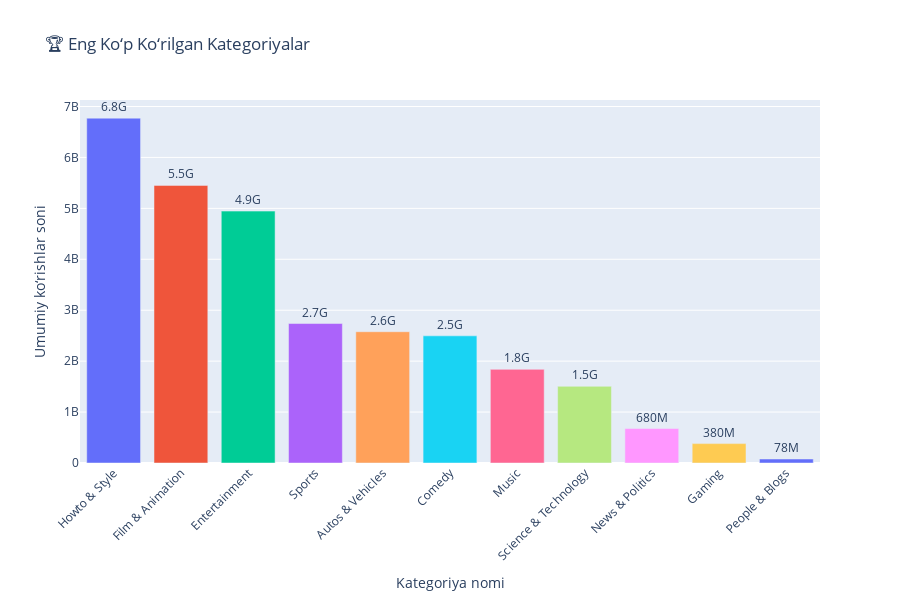

Notebook code for this chart:
### Markdown cell above
# 🏆 Eng ko‘p ko‘rilgan kategoriyalar

### Code cell
import pandas as pd
from sqlalchemy import create_engine
import plotly.express as px

# 🔗 SQL ulanish
engine = create_engine(
    "mssql+pyodbc://RASULBEK\\SQLEXPRESS/ProjectDB?driver=ODBC+Driver+17+for+SQL+Server&trusted_connection=yes"
)

# 🧠 So‘rov: kategoriya bo‘yicha umumiy ko‘rishlar
query = """
SELECT 
    [CategoryName],
    SUM(TRY_CAST([Views] AS BIGINT)) AS TotalViews
FROM ClusteringData
GROUP BY [CategoryName]
ORDER BY TotalViews DESC
"""

# 📥 Natijani o‘qish
df_category_views = pd.read_sql(query, engine)

print("🏆 Eng ko‘p ko‘rilgan kategoriyalar:")
print(df_category_views.head())

# 🎨 Grafik: Eng ko‘p ko‘rilgan kategoriyalar
fig = px.bar(
    df_category_views,
    x="CategoryName",
    y="TotalViews",
    title="🏆 Eng Ko‘p Ko‘rilgan Kategoriyalar",
    text="TotalViews",
    color="CategoryName"
)

# 🔧 Grafikni yaxshilaymiz
fig.update_traces(texttemplate='%{text:.2s}', textposition='outside')
fig.update_layout(
    xaxis_title="Kategoriya nomi",
    yaxis_title="Umumiy ko‘rishlar soni",
    xaxis_tickangle=-45,
    height=600,
    showlegend=False
)
fig.show()

### Figure 1 — Plotly figure (JSON) as saved in the notebook; plotly's stock layout.template omitted (floating-point values rounded to 4 significant figures)
{"data": [{"hovertemplate": "CategoryName=%{x}<br>TotalViews=%{text}<extra></extra>", "legendgroup": "Howto & Style", "marker": {"color": "#636efa", "pattern": {"shape": ""}}, "name": "Howto & Style", "orientation": "v", "showlegend": true, "text": [6771000000.0], "textposition": "outside", "texttemplate": "%{text:.2s}", "type": "bar", "x": ["Howto & Style"], "xaxis": "x", "y": [6771214617], "yaxis": "y"}, {"hovertemplate": "CategoryName=%{x}<br>TotalViews=%{text}<extra></extra>", "legendgroup": "Film & Animation", "marker": {"color": "#EF553B", "pattern": {"shape": ""}}, "name": "Film & Animation", "orientation": "v", "showlegend": true, "text": [5451000000.0], "textposition": "outside", "texttemplate": "%{text:.2s}", "type": "bar", "x": ["Film & Animation"], "xaxis": "x", "y": [5451074014], "yaxis": "y"}, {"hovertemplate": "CategoryName=%{x}<br>TotalViews=%{text}<extra></extra>", "legendgroup": "Entertainment", "marker": {"color": "#00cc96", "pattern": {"shape": ""}}, "name": "Entertainment", "orientation": "v", "showlegend": true, "text": [4946000000.0], "textposition": "outside", "texttemplate": "%{text:.2s}", "type": "bar", "x": ["Entertainment"], "xaxis": "x", "y": [4945823910], "yaxis": "y"}, {"hovertemplate": "CategoryName=%{x}<br>TotalViews=%{text}<extra></extra>", "legendgroup": "Sports", "marker": {"color": "#ab63fa", "pattern": {"shape": ""}}, "name": "Sports", "orientation": "v", "showlegend": true, "text": [2739000000.0], "textposition": "outside", "texttemplate": "%{text:.2s}", "type": "bar", "x": ["Sports"], "xaxis": "x", "y": [2738507218], "yaxis": "y"}, {"hovertemplate": "CategoryName=%{x}<br>TotalViews=%{text}<extra></extra>", "legendgroup": "Autos & Vehicles", "marker": {"color": "#FFA15A", "pattern": {"shape": ""}}, "name": "Autos & Vehicles", "orientation": "v", "showlegend": true, "text": [2578000000.0], "textposition": "outside", "texttemplate": "%{text:.2s}", "type": "bar", "x": ["Autos & Vehicles"], "xaxis": "x", "y": [2577726411], "yaxis": "y"}, {"hovertemplate": "CategoryName=%{x}<br>TotalViews=%{text}<extra></extra>", "legendgroup": "Comedy", "marker": {"color": "#19d3f3", "pattern": {"shape": ""}}, "name": "Comedy", "orientation": "v", "showlegend": true, "text": [2497000000.0], "textposition": "outside", "texttemplate": "%{text:.2s}", "type": "bar", "x": ["Comedy"], "xaxis": "x", "y": [2497111059], "yaxis": "y"}, {"hovertemplate": "CategoryName=%{x}<br>TotalViews=%{text}<extra></extra>", "legendgroup": "Music", "marker": {"color": "#FF6692", "pattern": {"shape": ""}}, "name": "Music", "orientation": "v", "showlegend": true, "text": [1839000000.0], "textposition": "outside", "texttemplate": "%{text:.2s}", "type": "bar", "x": ["Music"], "xaxis": "x", "y": [1838539671], "yaxis": "y"}, {"hovertemplate": "CategoryName=%{x}<br>TotalViews=%{text}<extra></extra>", "legendgroup": "Science & Technology", "marker": {"color": "#B6E880", "pattern": {"shape": ""}}, "name": "Science & Technology", "orientation": "v", "showlegend": true, "text": [1506000000.0], "textposition": "outside", "texttemplate": "%{text:.2s}", "type": "bar", "x": ["Science & Technology"], "xaxis": "x", "y": [1505852633], "yaxis": "y"}, {"hovertemplate": "CategoryName=%{x}<br>TotalViews=%{text}<extra></extra>", "legendgroup": "News & Politics", "marker": {"color": "#FF97FF", "pattern": {"shape": ""}}, "name": "News & Politics", "orientation": "v", "showlegend": true, "text": [677100000.0], "textposition": "outside", "texttemplate": "%{text:.2s}", "type": "bar", "x": ["News & Politics"], "xaxis": "x", "y": [677087247], "yaxis": "y"}, {"hovertemplate": "CategoryName=%{x}<br>TotalViews=%{text}<extra></extra>", "legendgroup": "Gaming", "marker": {"color": "#FECB52", "pattern": {"shape": ""}}, "name": "Gaming", "orientation": "v", "showlegend": true, "text": [380700000.0], "textposition": "outside", "texttemplate": "%{text:.2s}", "type": "bar", "x": ["Gaming"], "xaxis": "x", "y": [380689457], "yaxis": "y"}, {"hovertemplate": "CategoryName=%{x}<br>TotalViews=%{text}<extra></extra>", "legendgroup": "People & Blogs", "marker": {"color": "#636efa", "pattern": {"shape": ""}}, "name": "People & Blogs", "orientation": "v", "showlegend": true, "text": [78460000.0], "textposition": "outside", "texttemplate": "%{text:.2s}", "type": "bar", "x": ["People & Blogs"], "xaxis": "x", "y": [78455076], "yaxis": "y"}], "layout": {"barmode": "relative", "height": 600, "legend": {"title": {"text": "CategoryName"}, "tracegroupgap": 0}, "showlegend": false, "title": {"text": "🏆 Eng Ko‘p Ko‘rilgan Kategoriyalar"}, "xaxis": {"anchor": "y", "categoryarray": ["Howto & Style", "Film & Animation", "Entertainment", "Sports", "Autos & Vehicles", "Comedy", "Music", "Science & Technology", "News & Politics", "Gaming", "People & Blogs"], "categoryorder": "array", "domain": [0, 1], "tickangle": -45, "title": {"text": "Kategoriya nomi"}}, "yaxis": {"anchor": "x", "domain": [0, 1], "title": {"text": "Umumiy ko‘rishlar soni"}}}}
